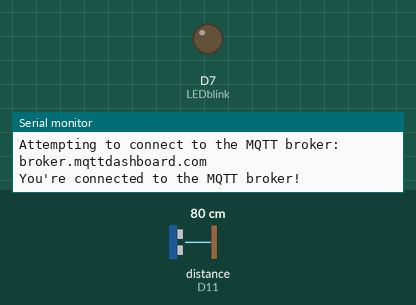
Recording of a sketch running on a simulated Arduino MKR. On the bench: output pins drawn as LEDs (lit = HIGH), the last lines printed to the serial monitor. The test bench sets the inputs (shaded band); at power-on: distance to the obstacle (sensor on D11) 80 cm. The echo pulse lasts 58.3 µs per cm; WiFi joins after 1.5 s; servers stay silent unless stated; no MQTT or app messages arrive unless stated; pins used as bus, display or sensor lines are not drawn.

Above: at 2.7 s.
2.8 s: distance to the obstacle (sensor on D11) set to 13 cm
13.6 s: distance to the obstacle (sensor on D11) set to 10 cm
At 24.15 s:
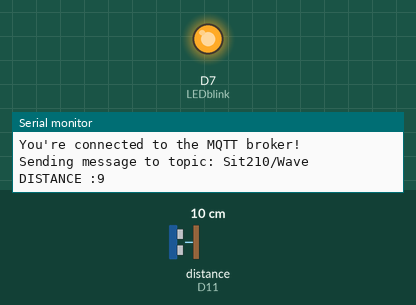
25.5 s: distance to the obstacle (sensor on D11) set to 18 cm
At 26.1 s:
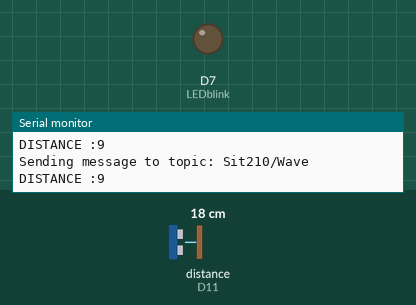
36.3 s: distance to the obstacle (sensor on D11) set to 2 cm
At 40.15 s:
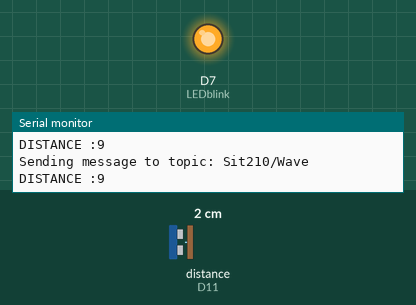
Timing chart, 0 to 48.1 s (numbered marks = the images above; inputs shaded):
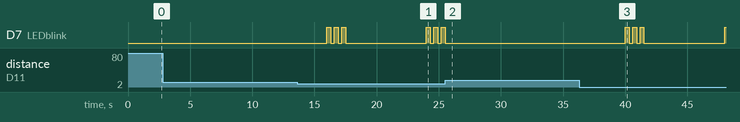

Measured:
- the behaviour switches between 12 and 11 cm on distance to the obstacle (sensor on D11) (found by bisection; images 0 and 1)
- after the input at 2.8 s, every drawn part: stays the same
- after the input at 13.6 s, D7 (LEDblink): LOW → HIGH after 2.4 s, → LOW 0.30 s later, → HIGH 0.30 s later, → LOW 0.30 s later, … (11 changes in this stretch)
- after the input at 25.5 s, D7 (LEDblink): goes on until 25.5 s, then stays LOW
- after the input at 36.3 s, D7 (LEDblink): LOW → HIGH after 3.7 s, then repeats every 0.60 s: LOW 0.30 s, HIGH 0.30 s

The sketch:

Task_3.3D.ino
```cpp
/*
  NAME : GAURISH BHATIA
  STUDENT ID : 2110994762
  SIT 210, TASK 3.3D
  REMARKS : THIS IS THE CODE FILE FOR THE TASK 3.3D.

*/

// The required libraries for the MQTT and the Wifi.
#include <ArduinoMqttClient.h>
#if defined(ARDUINO_SAMD_MKRWIFI1010) || defined(ARDUINO_SAMD_NANO_33_IOT) || defined(ARDUINO_AVR_UNO_WIFI_REV2)
#include <WiFiNINA.h>
#elif defined(ARDUINO_SAMD_MKR1000)
#include <WiFi101.h>
#elif defined(ARDUINO_ESP8266_ESP12)
#include <ESP8266WiFi.h>
#endif

#define echoUltra 11 //The echo pin of the HC-SR04 as the digital pin 11
#define triggerUltra 12// The trigger pin of the HC-SR04 as the digital pin 12
#define LEDblink 7// The digital pin 7 as the pin for blinking of the LED.

long duration;// for the duration of the sound wave travel.
int distance;// for measuring the distance.

///////please enter your sensitive data in the Secret tab/arduino_secrets.h
char ssid[] = "";        // your network SSID (name)
char pass[] = "";    // your network password (use for WPA, or use as key for WEP)

WiFiClient wifiClient;
MqttClient mqttClient(wifiClient);

const char broker[] = "broker.mqttdashboard.com";// The broker used for the MQTT.
int        port     = 1883;// Port to which we will be publishing messages
const char topic[]  = "Sit210/Wave";// Topic to which we need to publish the message.


//set interval for sending messages (milliseconds)
const long interval = 8000;
unsigned long previousMillis = 0;

int count = 0;

void setup() {
  pinMode(LEDblink, OUTPUT);

  pinMode(triggerUltra, OUTPUT); // Setting the trigger pin as an OUTPUT
  pinMode(echoUltra, INPUT); // Setting the echoPin as an INPUT
  //Initialize serial and wait for port to open:
  Serial.begin(9600);
  while (!Serial) {
    ; // wait for serial port to connect. Needed for native USB port only
  }

  // attempt to connect to Wifi network:
  Serial.print("Attempting to connect to WPA SSID: ");
  Serial.println(ssid);
  while (WiFi.begin(ssid, pass) != WL_CONNECTED) {
    // failed, retry
    Serial.print(".");
    delay(5000);
  }

  Serial.println("You're connected to the network");
  Serial.println();

  Serial.print("Attempting to connect to the MQTT broker: ");
  Serial.println(broker);

  if (!mqttClient.connect(broker, port)) {
    Serial.print("MQTT connection failed! Error code = ");
    Serial.println(mqttClient.connectError());

    while (1);
  }

  Serial.println("You're connected to the MQTT broker!");
  Serial.println();
}

void loop() {
  // call poll() regularly to allow the library to send MQTT keep alive which
  // avoids being disconnected by the broker
  mqttClient.poll();

  unsigned long currentMillis = millis();

  if (currentMillis - previousMillis >= interval) {
    // save the last time a message was sent
    previousMillis = currentMillis;

    // Clears the trigger pin condition
    digitalWrite(triggerUltra, LOW);// srtting the trigger pin as low.
    delayMicroseconds(2);
    // Setting the trigger pin as HIGH for 10 microseconds.
    digitalWrite(triggerUltra, HIGH);
    delayMicroseconds(10);
    digitalWrite(triggerUltra, LOW);// sets the trigger pin as low.

    // Reading the echo pin.
    duration = pulseIn(echoUltra, HIGH);

    // Calculating the distance
    distance = duration * 0.034 / 2;


    if (distance <= 10)
    {

      ledBlink3();// calling the function to blink the LED.


      // printing on the serial monitor.
      Serial.print("Sending message to topic: ");
      Serial.println(topic);
      Serial.print("DISTANCE :");
      Serial.println(distance);

      //Sending the message on the MQTT client.
      mqttClient.beginMessage(topic);
      mqttClient.print("DISTANCE :");
      mqttClient.println(distance);
      mqttClient.endMessage();

      Serial.println();// suitable breaking in between.

    }


  }
}


void ledBlink3()// function to blink the LED 3 times.
{
  digitalWrite(LEDblink, HIGH);// stteing the LED as high.
  delay(300);// delay in between.

  digitalWrite(LEDblink, LOW);// stting the LED as low.
  delay(300);

  // now repeating the above steps for two more times to blink the LED 3 times.
  digitalWrite(LEDblink, HIGH);
  delay(300);
  digitalWrite(LEDblink, LOW);
  delay(300);


  digitalWrite(LEDblink, HIGH);
  delay(300);
  digitalWrite(LEDblink, LOW);
  delay(300);


}
```
